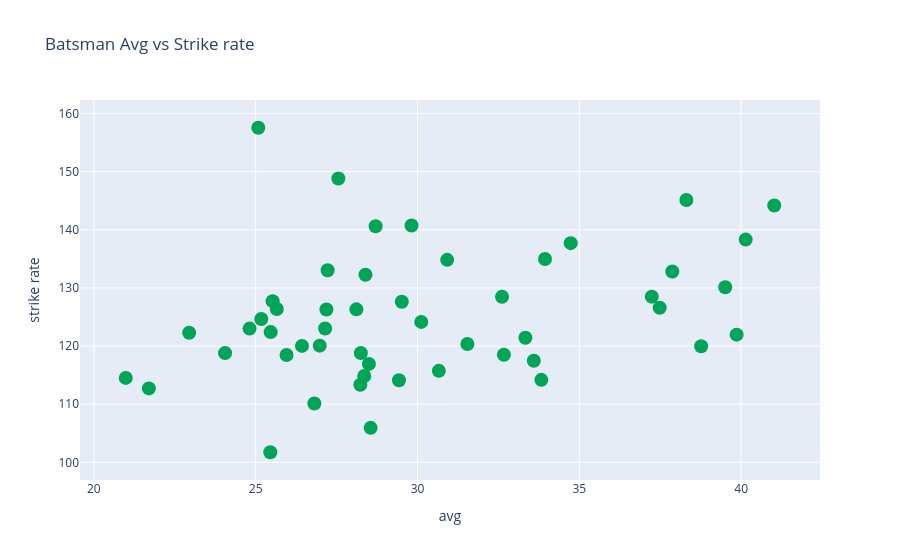

Write notebook code for a chart like this one.
### Markdown cell above
### size

### Code cell
#       
trace1 = go.Scatter(x= batsman_df['avg'], y = batsman_df['strike_rate'],
                    mode='markers', text=batsman_df['batsman'],
                    marker={'color': "#00a558", 'size': 14} # default size 10 hota ha 
                    )
data = [trace1]
layout = go.Layout(
    title= 'Batsman Avg vs Strike rate ',
    xaxis={'title': 'avg'},         
    yaxis={'title': 'strike rate'}  
    )
fig = go.Figure(data = data ,layout= layout)
fig.show()

### Figure 1 — Plotly figure (JSON) as saved in the notebook; plotly's stock layout.template omitted (floating-point values rounded to 4 significant figures)
{"data": [{"marker": {"color": "#00a558", "size": 14}, "mode": "markers", "text": ["AB de Villiers", "AC Gilchrist", "AJ Finch", "AM Rahane", "AT Rayudu", "BB McCullum", "BJ Hodge", "CH Gayle", "DA Miller", "DA Warner", "DJ Bravo", "DJ Hussey", "DPMD Jayawardene", "DR Smith", "F du Plessis", "G Gambhir", "GJ Maxwell", "JH Kallis", "JP Duminy", "KA Pollard", "KC Sangakkara", "KD Karthik", "KK Nair", "M Vijay", "MEK Hussey", "MK Pandey", "MK Tiwary", "MS Dhoni", "NV Ojha", "PA Patel", "R Dravid", "RA Jadeja", "RG Sharma", "RV Uthappa", "S Badrinath", "S Dhawan", "SC Ganguly", "SE Marsh", "SK Raina", "SPD Smith", "SR Tendulkar", "SR Watson", "SS Tiwary", "SV Samson", "TM Dilshan", "V Kohli", "V Sehwag", "WP Saha", "YK Pathan", "Yuvraj Singh"], "type": "scatter", "x": [38.31, 27.22, 27.19, 33.59, 27.15, 28.11, 33.33, 41.02, 34.73, 40.14, 22.95, 26.98, 28.25, 28.39, 30.12, 31.54, 25.08, 28.55, 39.86, 28.71, 25.95, 24.81, 25.17, 26.43, 38.76, 28.5, 29.43, 37.87, 20.99, 21.7, 28.23, 24.06, 32.61, 29.52, 30.66, 32.67, 25.45, 39.51, 33.94, 37.24, 33.83, 30.92, 28.36, 25.46, 26.81, 37.48, 27.56, 25.52, 29.82, 25.65], "y": [145.1, 133.1, 126.3, 117.5, 123.0, 126.3, 121.4, 144.2, 137.7, 138.3, 122.3, 120.1, 118.8, 132.3, 124.2, 120.4, 157.6, 105.9, 122.0, 140.6, 118.5, 123.0, 124.7, 120.0, 120.0, 116.9, 114.1, 132.8, 114.5, 112.7, 113.3, 118.8, 128.5, 127.6, 115.7, 118.5, 101.7, 130.1, 135.0, 128.5, 114.2, 134.8, 114.9, 122.4, 110.1, 126.6, 148.8, 127.7, 140.8, 126.4]}], "layout": {"title": {"text": "Batsman Avg vs Strike rate "}, "xaxis": {"title": {"text": "avg"}}, "yaxis": {"title": {"text": "strike rate"}}}}
